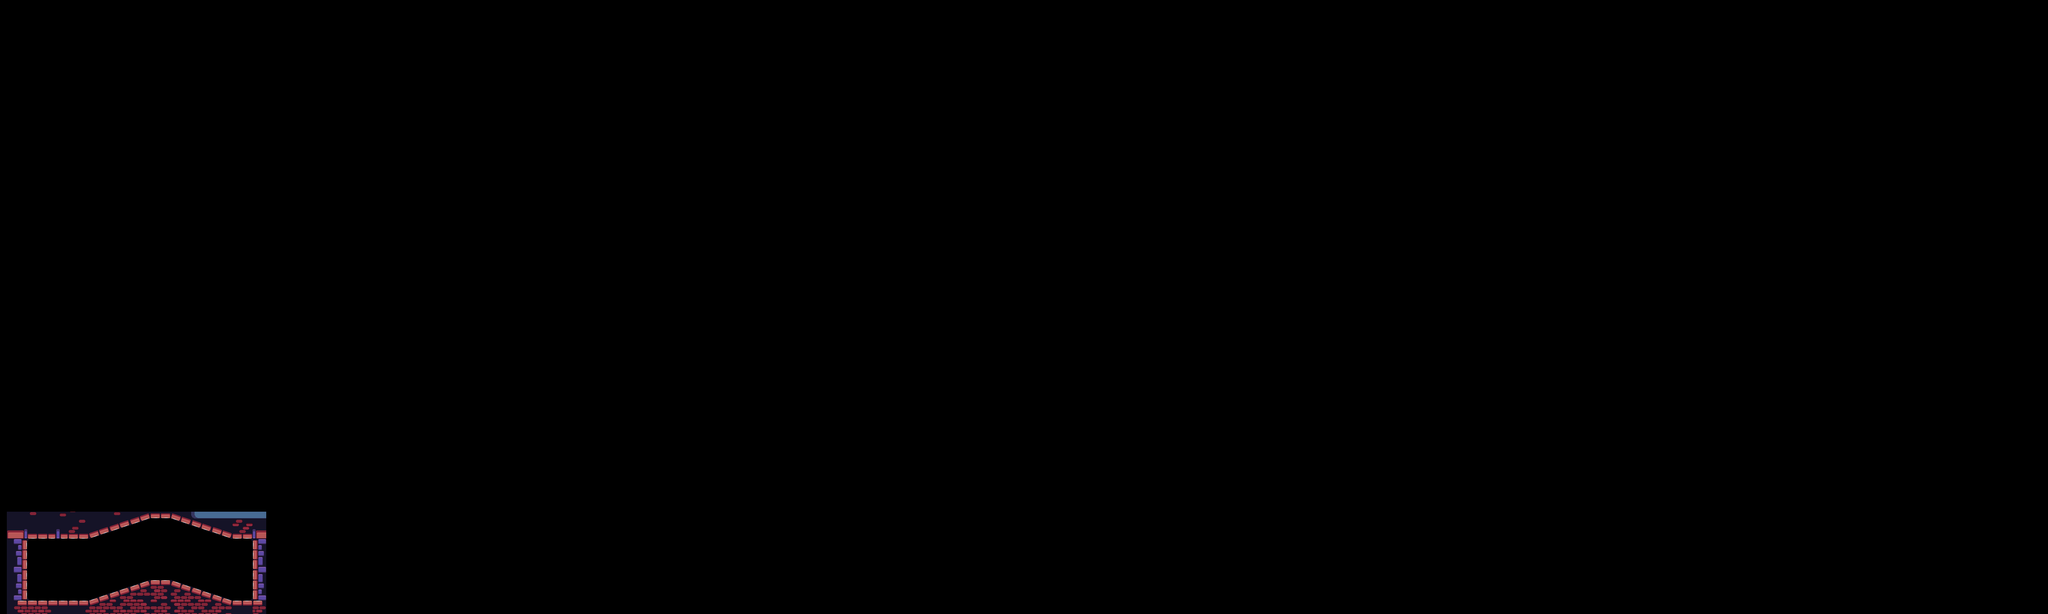

A level layout from a 2D game, rendered from its tile map. Below: a short description, then the map file with its tile-grid data intact:
An orthogonal 100x30 tile map with 48x48 px tiles, 1 tile layer (Livello tile 1).

<map version="1.4" tiledversion="1.4.2" orientation="orthogonal" renderorder="right-down" width="100" height="30" tilewidth="48" tileheight="48" infinite="0" nextlayerid="4" nextobjectid="10">
 <tileset firstgid="1" source="Medieval_tiles_free_2.0.tsx" />
 <layer id="1" name="Livello tile 1" width="100" height="30">
  <data encoding="csv">
0,0,0,0,0,0,0,0,0,0,0,0,0,0,0,0,0,0,0,0,0,0,0,0,0,0,0,0,0,0,0,0,0,0,0,0,0,0,0,0,0,0,0,0,0,0,0,0,0,0,0,0,0,0,0,0,0,0,0,0,0,0,0,0,0,0,0,0,0,0,0,0,0,0,0,0,0,0,0,0,0,0,0,0,0,0,0,0,0,0,0,0,0,0,0,0,0,0,0,0,
0,0,0,0,0,0,0,0,0,0,0,0,0,0,0,0,0,0,0,0,0,0,0,0,0,0,0,0,0,0,0,0,0,0,0,0,0,0,0,0,0,0,0,0,0,0,0,0,0,0,0,0,0,0,0,0,0,0,0,0,0,0,0,0,0,0,0,0,0,0,0,0,0,0,0,0,0,0,0,0,0,0,0,0,0,0,0,0,0,0,0,0,0,0,0,0,0,0,0,0,
0,0,0,0,0,0,0,0,0,0,0,0,0,0,0,0,0,0,0,0,0,0,0,0,0,0,0,0,0,0,0,0,0,0,0,0,0,0,0,0,0,0,0,0,0,0,0,0,0,0,0,0,0,0,0,0,0,0,0,0,0,0,0,0,0,0,0,0,0,0,0,0,0,0,0,0,0,0,0,0,0,0,0,0,0,0,0,0,0,0,0,0,0,0,0,0,0,0,0,0,
0,0,0,0,0,0,0,0,0,0,0,0,0,0,0,0,0,0,0,0,0,0,0,0,0,0,0,0,0,0,0,0,0,0,0,0,0,0,0,0,0,0,0,0,0,0,0,0,0,0,0,0,0,0,0,0,0,0,0,0,0,0,0,0,0,0,0,0,0,0,0,0,0,0,0,0,0,0,0,0,0,0,0,0,0,0,0,0,0,0,0,0,0,0,0,0,0,0,0,0,
0,0,0,0,0,0,0,0,0,0,0,0,0,0,0,0,0,0,0,0,0,0,0,0,0,0,0,0,0,0,0,0,0,0,0,0,0,0,0,0,0,0,0,0,0,0,0,0,0,0,0,0,0,0,0,0,0,0,0,0,0,0,0,0,0,0,0,0,0,0,0,0,0,0,0,0,0,0,0,0,0,0,0,0,0,0,0,0,0,0,0,0,0,0,0,0,0,0,0,0,
0,0,0,0,0,0,0,0,0,0,0,0,0,0,0,0,0,0,0,0,0,0,0,0,0,0,0,0,0,0,0,0,0,0,0,0,0,0,0,0,0,0,0,0,0,0,0,0,0,0,0,0,0,0,0,0,0,0,0,0,0,0,0,0,0,0,0,0,0,0,0,0,0,0,0,0,0,0,0,0,0,0,0,0,0,0,0,0,0,0,0,0,0,0,0,0,0,0,0,0,
0,0,0,0,0,0,0,0,0,0,0,0,0,0,0,0,0,0,0,0,0,0,0,0,0,0,0,0,0,0,0,0,0,0,0,0,0,0,0,0,0,0,0,0,0,0,0,0,0,0,0,0,0,0,0,0,0,0,0,0,0,0,0,0,0,0,0,0,0,0,0,0,0,0,0,0,0,0,0,0,0,0,0,0,0,0,0,0,0,0,0,0,0,0,0,0,0,0,0,0,
0,0,0,0,0,0,0,0,0,0,0,0,0,0,0,0,0,0,0,0,0,0,0,0,0,0,0,0,0,0,0,0,0,0,0,0,0,0,0,0,0,0,0,0,0,0,0,0,0,0,0,0,0,0,0,0,0,0,0,0,0,0,0,0,0,0,0,0,0,0,0,0,0,0,0,0,0,0,0,0,0,0,0,0,0,0,0,0,0,0,0,0,0,0,0,0,0,0,0,0,
0,0,0,0,0,0,0,0,0,0,0,0,0,0,0,0,0,0,0,0,0,0,0,0,0,0,0,0,0,0,0,0,0,0,0,0,0,0,0,0,0,0,0,0,0,0,0,0,0,0,0,0,0,0,0,0,0,0,0,0,0,0,0,0,0,0,0,0,0,0,0,0,0,0,0,0,0,0,0,0,0,0,0,0,0,0,0,0,0,0,0,0,0,0,0,0,0,0,0,0,
0,0,0,0,0,0,0,0,0,0,0,0,0,0,0,0,0,0,0,0,0,0,0,0,0,0,0,0,0,0,0,0,0,0,0,0,0,0,0,0,0,0,0,0,0,0,0,0,0,0,0,0,0,0,0,0,0,0,0,0,0,0,0,0,0,0,0,0,0,0,0,0,0,0,0,0,0,0,0,0,0,0,0,0,0,0,0,0,0,0,0,0,0,0,0,0,0,0,0,0,
0,0,0,0,0,0,0,0,0,0,0,0,0,0,0,0,0,0,0,0,0,0,0,0,0,0,0,0,0,0,0,0,0,0,0,0,0,0,0,0,0,0,0,0,0,0,0,0,0,0,0,0,0,0,0,0,0,0,0,0,0,0,0,0,0,0,0,0,0,0,0,0,0,0,0,0,0,0,0,0,0,0,0,0,0,0,0,0,0,0,0,0,0,0,0,0,0,0,0,0,
0,0,0,0,0,0,0,0,0,0,0,0,0,0,0,0,0,0,0,0,0,0,0,0,0,0,0,0,0,0,0,0,0,0,0,0,0,0,0,0,0,0,0,0,0,0,0,0,0,0,0,0,0,0,0,0,0,0,0,0,0,0,0,0,0,0,0,0,0,0,0,0,0,0,0,0,0,0,0,0,0,0,0,0,0,0,0,0,0,0,0,0,0,0,0,0,0,0,0,0,
0,0,0,0,0,0,0,0,0,0,0,0,0,0,0,0,0,0,0,0,0,0,0,0,0,0,0,0,0,0,0,0,0,0,0,0,0,0,0,0,0,0,0,0,0,0,0,0,0,0,0,0,0,0,0,0,0,0,0,0,0,0,0,0,0,0,0,0,0,0,0,0,0,0,0,0,0,0,0,0,0,0,0,0,0,0,0,0,0,0,0,0,0,0,0,0,0,0,0,0,
0,0,0,0,0,0,0,0,0,0,0,0,0,0,0,0,0,0,0,0,0,0,0,0,0,0,0,0,0,0,0,0,0,0,0,0,0,0,0,0,0,0,0,0,0,0,0,0,0,0,0,0,0,0,0,0,0,0,0,0,0,0,0,0,0,0,0,0,0,0,0,0,0,0,0,0,0,0,0,0,0,0,0,0,0,0,0,0,0,0,0,0,0,0,0,0,0,0,0,0,
0,0,0,0,0,0,0,0,0,0,0,0,0,0,0,0,0,0,0,0,0,0,0,0,0,0,0,0,0,0,0,0,0,0,0,0,0,0,0,0,0,0,0,0,0,0,0,0,0,0,0,0,0,0,0,0,0,0,0,0,0,0,0,0,0,0,0,0,0,0,0,0,0,0,0,0,0,0,0,0,0,0,0,0,0,0,0,0,0,0,0,0,0,0,0,0,0,0,0,0,
0,0,0,0,0,0,0,0,0,0,0,0,0,0,0,0,0,0,0,0,0,0,0,0,0,0,0,0,0,0,0,0,0,0,0,0,0,0,0,0,0,0,0,0,0,0,0,0,0,0,0,0,0,0,0,0,0,0,0,0,0,0,0,0,0,0,0,0,0,0,0,0,0,0,0,0,0,0,0,0,0,0,0,0,0,0,0,0,0,0,0,0,0,0,0,0,0,0,0,0,
0,0,0,0,0,0,0,0,0,0,0,0,0,0,0,0,0,0,0,0,0,0,0,0,0,0,0,0,0,0,0,0,0,0,0,0,0,0,0,0,0,0,0,0,0,0,0,0,0,0,0,0,0,0,0,0,0,0,0,0,0,0,0,0,0,0,0,0,0,0,0,0,0,0,0,0,0,0,0,0,0,0,0,0,0,0,0,0,0,0,0,0,0,0,0,0,0,0,0,0,
0,0,0,0,0,0,0,0,0,0,0,0,0,0,0,0,0,0,0,0,0,0,0,0,0,0,0,0,0,0,0,0,0,0,0,0,0,0,0,0,0,0,0,0,0,0,0,0,0,0,0,0,0,0,0,0,0,0,0,0,0,0,0,0,0,0,0,0,0,0,0,0,0,0,0,0,0,0,0,0,0,0,0,0,0,0,0,0,0,0,0,0,0,0,0,0,0,0,0,0,
0,0,0,0,0,0,0,0,0,0,0,0,0,0,0,0,0,0,0,0,0,0,0,0,0,0,0,0,0,0,0,0,0,0,0,0,0,0,0,0,0,0,0,0,0,0,0,0,0,0,0,0,0,0,0,0,0,0,0,0,0,0,0,0,0,0,0,0,0,0,0,0,0,0,0,0,0,0,0,0,0,0,0,0,0,0,0,0,0,0,0,0,0,0,0,0,0,0,0,0,
0,0,0,0,0,0,0,0,0,0,0,0,0,0,0,0,0,0,0,0,0,0,0,0,0,0,0,0,0,0,0,0,0,0,0,0,0,0,0,0,0,0,0,0,0,0,0,0,0,0,0,0,0,0,0,0,0,0,0,0,0,0,0,0,0,0,0,0,0,0,0,0,0,0,0,0,0,0,0,0,0,0,0,0,0,0,0,0,0,0,0,0,0,0,0,0,0,0,0,0,
0,0,0,0,0,0,0,0,0,0,0,0,0,0,0,0,0,0,0,0,0,0,0,0,0,0,0,0,0,0,0,0,0,0,0,0,0,0,0,0,0,0,0,0,0,0,0,0,0,0,0,0,0,0,0,0,0,0,0,0,0,0,0,0,0,0,0,0,0,0,0,0,0,0,0,0,0,0,0,0,0,0,0,0,0,0,0,0,0,0,0,0,0,0,0,0,0,0,0,0,
0,0,0,0,0,0,0,0,0,0,0,0,0,0,0,0,0,0,0,0,0,0,0,0,0,0,0,0,0,0,0,0,0,0,0,0,0,0,0,0,0,0,0,0,0,0,0,0,0,0,0,0,0,0,0,0,0,0,0,0,0,0,0,0,0,0,0,0,0,0,0,0,0,0,0,0,0,0,0,0,0,0,0,0,0,0,0,0,0,0,0,0,0,0,0,0,0,0,0,0,
0,0,0,0,0,0,0,0,0,0,0,0,0,0,0,0,0,0,0,0,0,0,0,0,0,0,0,0,0,0,0,0,0,0,0,0,0,0,0,0,0,0,0,0,0,0,0,0,0,0,0,0,0,0,0,0,0,0,0,0,0,0,0,0,0,0,0,0,0,0,0,0,0,0,0,0,0,0,0,0,0,0,0,0,0,0,0,0,0,0,0,0,0,0,0,0,0,0,0,0,
0,0,0,0,0,0,0,0,0,0,0,0,0,0,0,0,0,0,0,0,0,0,0,0,0,0,0,0,0,0,0,0,0,0,0,0,0,0,0,0,0,0,0,0,0,0,0,0,0,0,0,0,0,0,0,0,0,0,0,0,0,0,0,0,0,0,0,0,0,0,0,0,0,0,0,0,0,0,0,0,0,0,0,0,0,0,0,0,0,0,0,0,0,0,0,0,0,0,0,0,
0,0,0,0,0,0,0,0,0,0,0,0,0,0,0,0,0,0,0,0,0,0,0,0,0,0,0,0,0,0,0,0,0,0,0,0,0,0,0,0,0,0,0,0,0,0,0,0,0,0,0,0,0,0,0,0,0,0,0,0,0,0,0,0,0,0,0,0,0,0,0,0,0,0,0,0,0,0,0,0,0,0,0,0,0,0,0,0,0,0,0,0,0,0,0,0,0,0,0,0,
22,23,24,25,26,27,28,29,30,31,32,33,34,0,0,0,0,0,0,0,0,0,0,0,0,0,0,0,0,0,0,0,0,0,0,0,0,0,0,0,0,0,0,0,0,0,0,0,0,0,0,0,0,0,0,0,0,0,0,0,0,0,0,0,0,0,0,0,0,0,0,0,0,0,0,0,0,0,0,0,0,0,0,0,0,0,0,0,0,0,0,0,0,0,0,0,0,0,0,0,
43,44,45,46,47,48,49,50,51,52,53,54,55,0,0,0,0,0,0,0,0,0,0,0,0,0,0,0,0,0,0,0,0,0,0,0,0,0,0,0,0,0,0,0,0,0,0,0,0,0,0,0,0,0,0,0,0,0,0,0,0,0,0,0,0,0,0,0,0,0,0,0,0,0,0,0,0,0,0,0,0,0,0,0,0,0,0,0,0,0,0,0,0,0,0,0,0,0,0,0,
64,65,66,67,68,69,70,71,72,73,74,75,76,0,0,0,0,0,0,0,0,0,0,0,0,0,0,0,0,0,0,0,0,0,0,0,0,0,0,0,0,0,0,0,0,0,0,0,0,0,0,0,0,0,0,0,0,0,0,0,0,0,0,0,0,0,0,0,0,0,0,0,0,0,0,0,0,0,0,0,0,0,0,0,0,0,0,0,0,0,0,0,0,0,0,0,0,0,0,0,
85,86,87,88,89,90,91,92,93,94,95,96,97,0,0,0,0,0,0,0,0,0,0,0,0,0,0,0,0,0,0,0,0,0,0,0,0,0,0,0,0,0,0,0,0,0,0,0,0,0,0,0,0,0,0,0,0,0,0,0,0,0,0,0,0,0,0,0,0,0,0,0,0,0,0,0,0,0,0,0,0,0,0,0,0,0,0,0,0,0,0,0,0,0,0,0,0,0,0,0,
106,107,108,109,110,111,112,113,114,115,116,117,118,0,0,0,0,0,0,0,0,0,0,0,0,0,0,0,0,0,0,0,0,0,0,0,0,0,0,0,0,0,0,0,0,0,0,0,0,0,0,0,0,0,0,0,0,0,0,0,0,0,0,0,0,0,0,0,0,0,0,0,0,0,0,0,0,0,0,0,0,0,0,0,0,0,0,0,0,0,0,0,0,0,0,0,0,0,0,0
</data>
 </layer>
</map>
